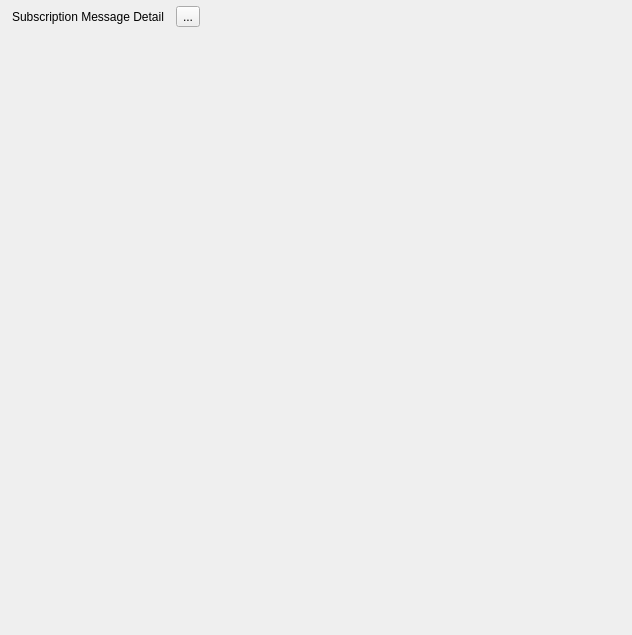
<?xml version="1.0" encoding="UTF-8"?>
<ui version="4.0">
 <class>SubscriptionWebView</class>
 <widget class="QDialog" name="SubscriptionWebView">
  <property name="geometry">
   <rect>
    <x>0</x>
    <y>0</y>
    <width>632</width>
    <height>635</height>
   </rect>
  </property>
  <property name="windowTitle">
   <string>SubscriptionWebView</string>
  </property>
  <layout class="QVBoxLayout" name="verticalLayoutMain" stretch="0,1">
   <property name="spacing">
    <number>0</number>
   </property>
   <property name="leftMargin">
    <number>0</number>
   </property>
   <property name="topMargin">
    <number>0</number>
   </property>
   <property name="rightMargin">
    <number>0</number>
   </property>
   <property name="bottomMargin">
    <number>0</number>
   </property>
   <item>
    <widget class="QWidget" name="titlebar" native="true">
     <property name="sizePolicy">
      <sizepolicy hsizetype="Expanding" vsizetype="Expanding">
       <horstretch>0</horstretch>
       <verstretch>0</verstretch>
      </sizepolicy>
     </property>
     <property name="minimumSize">
      <size>
       <width>0</width>
       <height>33</height>
      </size>
     </property>
     <property name="maximumSize">
      <size>
       <width>16777215</width>
       <height>33</height>
      </size>
     </property>
     <layout class="QHBoxLayout" name="horizontalLayout_11" stretch="0,0,1,0">
      <property name="spacing">
       <number>12</number>
      </property>
      <property name="leftMargin">
       <number>0</number>
      </property>
      <property name="topMargin">
       <number>0</number>
      </property>
      <property name="rightMargin">
       <number>0</number>
      </property>
      <property name="bottomMargin">
       <number>0</number>
      </property>
      <item>
       <widget class="QWidget" name="titlewidget" native="true">
        <property name="sizePolicy">
         <sizepolicy hsizetype="Expanding" vsizetype="Expanding">
          <horstretch>0</horstretch>
          <verstretch>0</verstretch>
         </sizepolicy>
        </property>
        <layout class="QHBoxLayout" name="horizontalLayout_10">
         <property name="spacing">
          <number>0</number>
         </property>
         <property name="leftMargin">
          <number>12</number>
         </property>
         <property name="topMargin">
          <number>0</number>
         </property>
         <property name="rightMargin">
          <number>0</number>
         </property>
         <property name="bottomMargin">
          <number>0</number>
         </property>
         <item>
          <widget class="QLabel" name="title">
           <property name="sizePolicy">
            <sizepolicy hsizetype="Expanding" vsizetype="Expanding">
             <horstretch>0</horstretch>
             <verstretch>0</verstretch>
            </sizepolicy>
           </property>
           <property name="text">
            <string>Subscription Message Detail</string>
           </property>
          </widget>
         </item>
        </layout>
       </widget>
      </item>
      <item>
       <widget class="QToolButton" name="toolButtonRefresh">
        <property name="text">
         <string>...</string>
        </property>
        <property name="icon">
         <iconset resource="../inst.qrc">
          <normaloff>:/images/refresh.png</normaloff>:/images/refresh.png</iconset>
        </property>
       </widget>
      </item>
      <item>
       <spacer name="horizontalSpacer_3">
        <property name="orientation">
         <enum>Qt::Horizontal</enum>
        </property>
        <property name="sizeHint" stdset="0">
         <size>
          <width>233</width>
          <height>2</height>
         </size>
        </property>
       </spacer>
      </item>
      <item>
       <layout class="QVBoxLayout" name="verticalLayout_6">
        <property name="spacing">
         <number>0</number>
        </property>
        <property name="leftMargin">
         <number>0</number>
        </property>
        <property name="topMargin">
         <number>0</number>
        </property>
        <property name="rightMargin">
         <number>0</number>
        </property>
        <property name="bottomMargin">
         <number>0</number>
        </property>
        <item>
         <layout class="QHBoxLayout" name="horizontalLayout_6">
          <property name="spacing">
           <number>0</number>
          </property>
          <property name="leftMargin">
           <number>0</number>
          </property>
          <property name="topMargin">
           <number>0</number>
          </property>
          <property name="rightMargin">
           <number>0</number>
          </property>
          <property name="bottomMargin">
           <number>0</number>
          </property>
          <item>
           <widget class="QPushButton" name="btnMinimize">
            <property name="sizePolicy">
             <sizepolicy hsizetype="Expanding" vsizetype="Expanding">
              <horstretch>0</horstretch>
              <verstretch>0</verstretch>
             </sizepolicy>
            </property>
            <property name="focusPolicy">
             <enum>Qt::NoFocus</enum>
            </property>
            <property name="text">
             <string/>
            </property>
            <property name="flat">
             <bool>true</bool>
            </property>
           </widget>
          </item>
          <item>
           <widget class="QPushButton" name="btnClose">
            <property name="sizePolicy">
             <sizepolicy hsizetype="Expanding" vsizetype="Expanding">
              <horstretch>0</horstretch>
              <verstretch>0</verstretch>
             </sizepolicy>
            </property>
            <property name="focusPolicy">
             <enum>Qt::NoFocus</enum>
            </property>
            <property name="text">
             <string/>
            </property>
            <property name="flat">
             <bool>true</bool>
            </property>
           </widget>
          </item>
         </layout>
        </item>
        <item>
         <spacer name="verticalSpacer_4">
          <property name="orientation">
           <enum>Qt::Vertical</enum>
          </property>
          <property name="sizeType">
           <enum>QSizePolicy::Expanding</enum>
          </property>
          <property name="sizeHint" stdset="0">
           <size>
            <width>0</width>
            <height>1</height>
           </size>
          </property>
         </spacer>
        </item>
       </layout>
      </item>
     </layout>
    </widget>
   </item>
   <item>
    <widget class="CWebView" name="webView" native="true"/>
   </item>
  </layout>
 </widget>
 <layoutdefault spacing="6" margin="11"/>
 <customwidgets>
  <customwidget>
   <class>CWebView</class>
   <extends>QWidget</extends>
   <header>webview.h</header>
   <container>1</container>
  </customwidget>
 </customwidgets>
 <resources>
  <include location="../inst.qrc"/>
 </resources>
 <connections/>
</ui>
